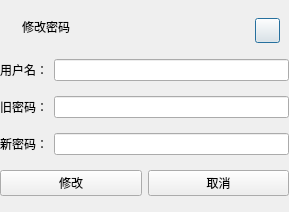
<?xml version="1.0" encoding="UTF-8"?>
<ui version="4.0">
 <class>ChangePwdWgt</class>
 <widget class="QDialog" name="ChangePwdWgt">
  <property name="geometry">
   <rect>
    <x>0</x>
    <y>0</y>
    <width>289</width>
    <height>212</height>
   </rect>
  </property>
  <property name="windowTitle">
   <string>Dialog</string>
  </property>
  <layout class="QGridLayout" name="gridLayout">
   <property name="leftMargin">
    <number>0</number>
   </property>
   <property name="topMargin">
    <number>0</number>
   </property>
   <property name="rightMargin">
    <number>0</number>
   </property>
   <property name="bottomMargin">
    <number>2</number>
   </property>
   <item row="0" column="0">
    <widget class="QWidget" name="widget_title" native="true">
     <property name="maximumSize">
      <size>
       <width>16777215</width>
       <height>35</height>
      </size>
     </property>
     <layout class="QHBoxLayout" name="horizontalLayout_6">
      <item>
       <widget class="QLabel" name="lab_Ico">
        <property name="text">
         <string/>
        </property>
       </widget>
      </item>
      <item>
       <widget class="QLabel" name="label_9">
        <property name="text">
         <string>修改密码</string>
        </property>
       </widget>
      </item>
      <item>
       <spacer name="horizontalSpacer_3">
        <property name="orientation">
         <enum>Qt::Horizontal</enum>
        </property>
        <property name="sizeHint" stdset="0">
         <size>
          <width>488</width>
          <height>20</height>
         </size>
        </property>
       </spacer>
      </item>
      <item>
       <widget class="QPushButton" name="btnMenu_Close">
        <property name="sizePolicy">
         <sizepolicy hsizetype="Fixed" vsizetype="Fixed">
          <horstretch>0</horstretch>
          <verstretch>0</verstretch>
         </sizepolicy>
        </property>
        <property name="minimumSize">
         <size>
          <width>25</width>
          <height>25</height>
         </size>
        </property>
        <property name="maximumSize">
         <size>
          <width>25</width>
          <height>25</height>
         </size>
        </property>
        <property name="text">
         <string/>
        </property>
       </widget>
      </item>
     </layout>
    </widget>
   </item>
   <item row="1" column="0">
    <layout class="QHBoxLayout" name="horizontalLayout">
     <item>
      <widget class="QLabel" name="label">
       <property name="text">
        <string>用户名：</string>
       </property>
      </widget>
     </item>
     <item>
      <widget class="QLineEdit" name="lineEdit_UserName"/>
     </item>
    </layout>
   </item>
   <item row="2" column="0">
    <layout class="QHBoxLayout" name="horizontalLayout_2">
     <item>
      <widget class="QLabel" name="label_2">
       <property name="text">
        <string>旧密码：</string>
       </property>
      </widget>
     </item>
     <item>
      <widget class="QLineEdit" name="lineEdit_OldPwd"/>
     </item>
    </layout>
   </item>
   <item row="3" column="0">
    <layout class="QHBoxLayout" name="horizontalLayout_3">
     <item>
      <widget class="QLabel" name="label_3">
       <property name="text">
        <string>新密码：</string>
       </property>
      </widget>
     </item>
     <item>
      <widget class="QLineEdit" name="lineEdit_NewPwd"/>
     </item>
    </layout>
   </item>
   <item row="4" column="0">
    <layout class="QHBoxLayout" name="horizontalLayout_4">
     <item>
      <widget class="QPushButton" name="btn_Change">
       <property name="text">
        <string>修改</string>
       </property>
      </widget>
     </item>
     <item>
      <widget class="QPushButton" name="btn_Cancel">
       <property name="text">
        <string>取消</string>
       </property>
      </widget>
     </item>
    </layout>
   </item>
  </layout>
 </widget>
 <resources/>
 <connections/>
</ui>
